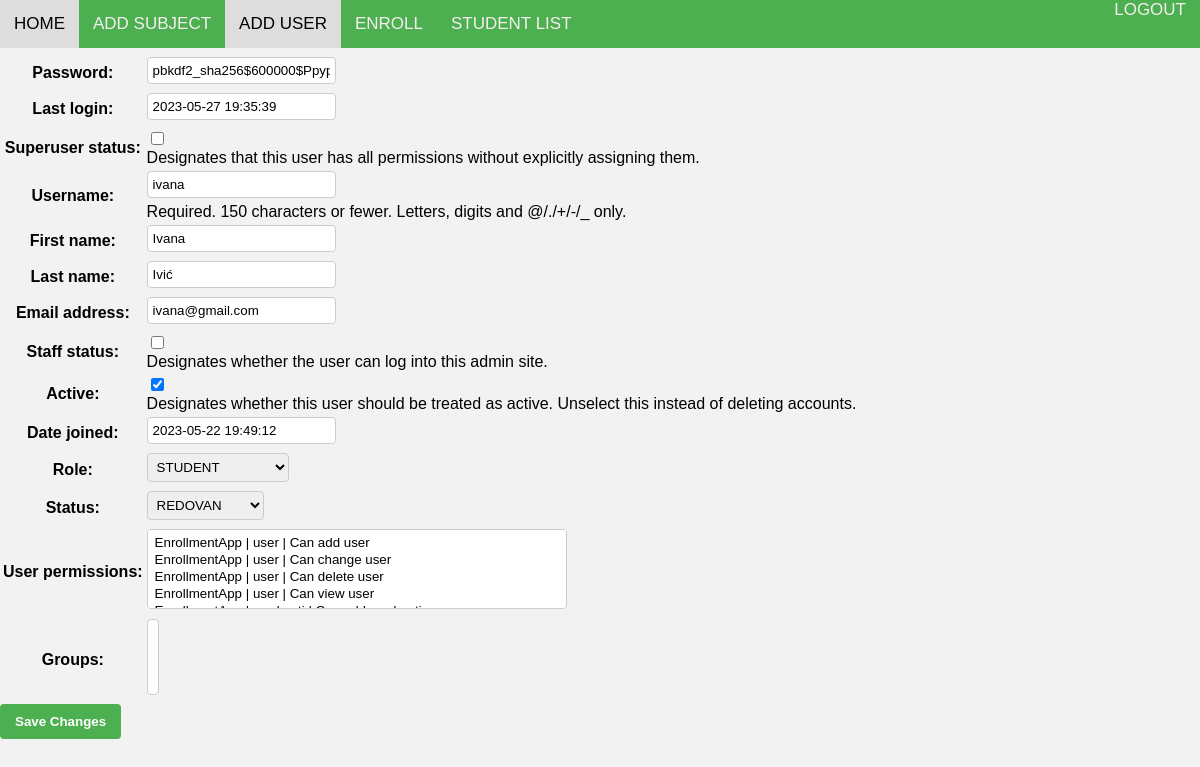
Before: /edit_student/2/ (signed in) with the older database file.
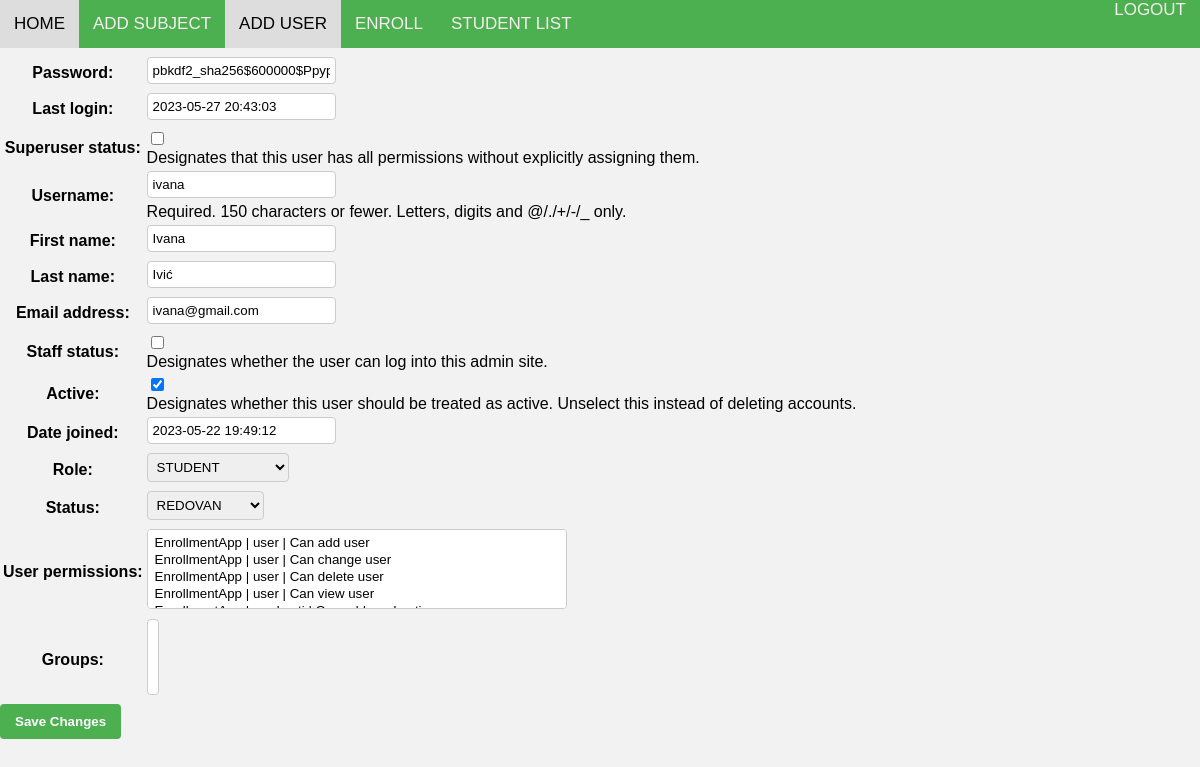
After: the same page with the newer database file.
### EnrollmentApp/models.py (models this page shows, shortened)
class Korisnici(AbstractUser):
    class RoleChoices(Enum):
        ADMINISTRATOR = 'administrator'
        PROFESOR = 'profesor'
        STUDENT = 'student'
    class StatusChoices(Enum):
        NONE = 'none'
        REDOVAN = 'redovan'
        IZVANREDAN = 'izvanredan'
    role = models.CharField(max_length=20, choices=[(role.value, role.name) for role in RoleChoices])
    status = models.CharField(max_length=20, choices=[(status.value, status.name) for status in StatusChoices])
    user_permissions = models.ManyToManyField(
        Permission,
        verbose_name='user permissions',
        blank=True,
        related_name='korisnici_set'
    )
    groups = models.ManyToManyField(
        'auth.Group',
        verbose_name='groups',
        blank=True,
        related_name='korisnici_set'
    )

### EnrollmentApp/views.py (the view)
# urls.py: path('edit_student/<int:student_id>/', edit_student, name='edit_student'),
@login_required
@user_passes_test(check_admin)
def edit_student(request, student_id):
    student = get_object_or_404(Korisnici, id=student_id)
    form = KorisniciForm(request.POST or None, instance=student)
    if form.is_valid():
        form.save()
        return redirect('student_list')
    return render(request, 'edit_student.html', {'form': form})

### EnrollmentApp/forms.py
class KorisniciForm(forms.ModelForm):
    class Meta:
        model = Korisnici
        fields = '__all__'

### EnrollmentApp/views.py (called while the page is built)
def check_admin(user):
    return user.role == 'administrator'

### EnrollmentApp/templates/edit_student.html (shortened to what this page needs)
{% load static %}
<!DOCTYPE html>
<html>
<head>
    <link rel="stylesheet" type="text/css" href="{% static 'css/style.css' %}">
</head>
<body>
    <nav>
        <div class="nav-left">
            <a href="{% url 'success' %}">HOME</a>
            <a href="{% url 'add_subject' %}">ADD SUBJECT</a>
            <a href="{% url 'add_user' %}" class="current">ADD USER</a>
            <a href="{% url 'create_enrollment' %}"> ENROLL</a>
            <a href="{% url 'student_list' %}">STUDENT LIST</a>
        </div>
        <div class="nav-right">
            <a href="{% url 'logout' %}" class="logout">LOGOUT</a>
        </div>
    </nav>
    <br>
    <br>
    <br>
    <form method="POST">
        <table>
            {{ form.as_table }}
        </table>
        <input type="submit" value="Save Changes" />
    </form>
</body>
</html>

Changed rows visible on the page:
changed Korisnici "ivana": last_login "2023-05-27 19:35:39" → "2023-05-27 20:43:03"
